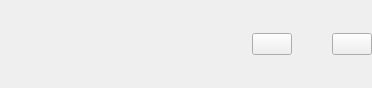
<?xml version="1.0" encoding="UTF-8"?>
<ui version="4.0">
 <class>call_panel_main</class>
 <widget class="QWidget" name="call_panel_main">
  <property name="geometry">
   <rect>
    <x>0</x>
    <y>0</y>
    <width>372</width>
    <height>88</height>
   </rect>
  </property>
  <property name="sizePolicy">
   <sizepolicy hsizetype="Preferred" vsizetype="Preferred">
    <horstretch>0</horstretch>
    <verstretch>0</verstretch>
   </sizepolicy>
  </property>
  <property name="minimumSize">
   <size>
    <width>340</width>
    <height>0</height>
   </size>
  </property>
  <property name="maximumSize">
   <size>
    <width>16777215</width>
    <height>16777215</height>
   </size>
  </property>
  <property name="styleSheet">
   <string notr="true"/>
  </property>
  <property name="CallPanelMain" stdset="0">
   <bool>true</bool>
  </property>
  <property name="Invisible" stdset="0">
   <bool>false</bool>
  </property>
  <layout class="QHBoxLayout" name="horizontalLayout">
   <property name="spacing">
    <number>0</number>
   </property>
   <property name="leftMargin">
    <number>0</number>
   </property>
   <property name="topMargin">
    <number>0</number>
   </property>
   <property name="rightMargin">
    <number>0</number>
   </property>
   <property name="bottomMargin">
    <number>0</number>
   </property>
   <item>
    <widget class="QWidget" name="widget" native="true">
     <property name="sizePolicy">
      <sizepolicy hsizetype="Preferred" vsizetype="Preferred">
       <horstretch>0</horstretch>
       <verstretch>0</verstretch>
      </sizepolicy>
     </property>
     <property name="CallPanelMain" stdset="0">
      <bool>true</bool>
     </property>
     <layout class="QHBoxLayout" name="horizontalLayout_2">
      <property name="spacing">
       <number>0</number>
      </property>
      <property name="leftMargin">
       <number>0</number>
      </property>
      <property name="topMargin">
       <number>0</number>
      </property>
      <property name="rightMargin">
       <number>0</number>
      </property>
      <property name="bottomMargin">
       <number>0</number>
      </property>
      <item>
       <widget class="QWidget" name="itemsContainer" native="true">
        <property name="sizePolicy">
         <sizepolicy hsizetype="Preferred" vsizetype="Fixed">
          <horstretch>0</horstretch>
          <verstretch>0</verstretch>
         </sizepolicy>
        </property>
        <property name="minimumSize">
         <size>
          <width>0</width>
          <height>0</height>
         </size>
        </property>
        <property name="CallItemsContainer" stdset="0">
         <bool>true</bool>
        </property>
        <layout class="QHBoxLayout" name="horizontalLayout_3">
         <property name="spacing">
          <number>0</number>
         </property>
         <property name="leftMargin">
          <number>0</number>
         </property>
         <property name="topMargin">
          <number>0</number>
         </property>
         <property name="rightMargin">
          <number>0</number>
         </property>
         <property name="bottomMargin">
          <number>0</number>
         </property>
        </layout>
       </widget>
      </item>
      <item>
       <spacer name="horizontalSpacer_1">
        <property name="orientation">
         <enum>Qt::Horizontal</enum>
        </property>
        <property name="sizeType">
         <enum>QSizePolicy::Fixed</enum>
        </property>
        <property name="sizeHint" stdset="0">
         <size>
          <width>40</width>
          <height>20</height>
         </size>
        </property>
       </spacer>
      </item>
      <item>
       <widget class="QPushButton" name="showMenu">
        <property name="sizePolicy">
         <sizepolicy hsizetype="Fixed" vsizetype="Fixed">
          <horstretch>0</horstretch>
          <verstretch>0</verstretch>
         </sizepolicy>
        </property>
        <property name="text">
         <string/>
        </property>
       </widget>
      </item>
      <item>
       <spacer name="horizontalSpacer_2">
        <property name="orientation">
         <enum>Qt::Horizontal</enum>
        </property>
        <property name="sizeType">
         <enum>QSizePolicy::Fixed</enum>
        </property>
        <property name="sizeHint" stdset="0">
         <size>
          <width>40</width>
          <height>20</height>
         </size>
        </property>
       </spacer>
      </item>
      <item>
       <widget class="QPushButton" name="callStop">
        <property name="sizePolicy">
         <sizepolicy hsizetype="Fixed" vsizetype="Fixed">
          <horstretch>0</horstretch>
          <verstretch>0</verstretch>
         </sizepolicy>
        </property>
        <property name="minimumSize">
         <size>
          <width>0</width>
          <height>0</height>
         </size>
        </property>
        <property name="text">
         <string/>
        </property>
        <property name="StopCallMainButton" stdset="0">
         <bool>true</bool>
        </property>
       </widget>
      </item>
     </layout>
    </widget>
   </item>
  </layout>
 </widget>
 <resources/>
 <connections/>
</ui>
